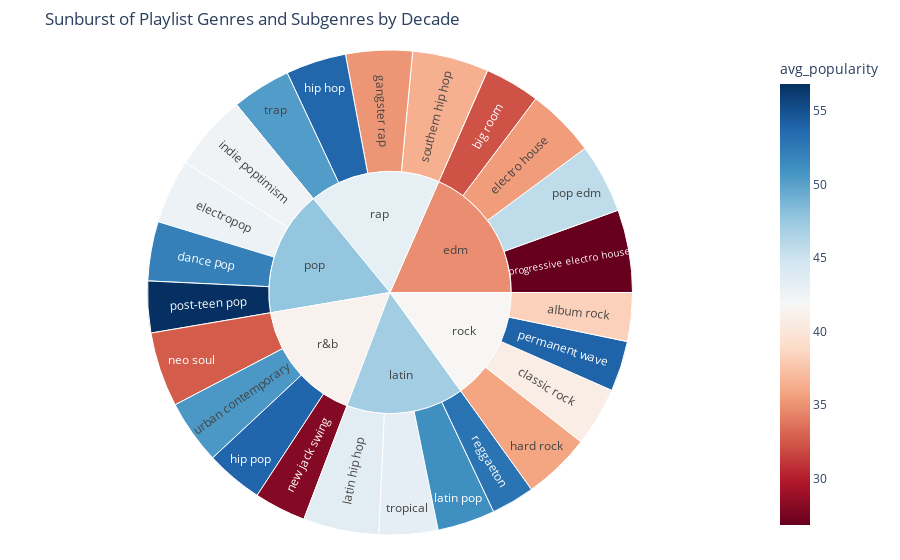

The cell this chart's notebook holds for it:
### Code cell
# sunburst of selecting the songs of different decades (1950-1960, 1961-1970,…) for all->genres->subgenres

fig_sunburst = px.sunburst(
    df,
    path=['playlist_genre', 'playlist_subgenre'],
    values='count',
    color='avg_popularity',
    color_continuous_scale='RdBu',
    title='Sunburst of Playlist Genres and Subgenres by Decade'
)

fig_sunburst.update_layout(margin = dict(t=50, l=25, r=25, b=25))
fig_sunburst.show()

### Figure 1 — Plotly figure (JSON) as saved in the notebook; plotly's stock layout.template omitted (floating-point values rounded to 4 significant figures)
{"data": [{"branchvalues": "total", "customdata": [[38.32], [32.28], [40.81], [52.08], [35.51], [42.73], [35.19], [35.84], [53.77], [53.84], [42.48], [43.48], [51.1], [32.69], [28.03], [54.0], [45.69], [56.83], [26.87], [52.93], [36.47], [50.31], [43.33], [50.52], [34.83], [47.04], [47.74], [41.22], [43.24], [41.73]], "domain": {"x": [0, 1], "y": [0, 1]}, "hovertemplate": "labels=%{label}<br>count=%{value}<br>parent=%{parent}<br>id=%{id}<br>avg_popularity=%{color}<extra></extra>", "ids": ["rock/album rock", "edm/big room", "rock/classic rock", "pop/dance pop", "edm/electro house", "pop/electropop", "rap/gangster rap", "rock/hard rock", "rap/hip hop", "r&b/hip pop", "pop/indie poptimism", "latin/latin hip hop", "latin/latin pop", "r&b/neo soul", "r&b/new jack swing", "rock/permanent wave", "edm/pop edm", "pop/post-teen pop", "edm/progressive electro house", "latin/reggaeton", "rap/southern hip hop", "rap/trap", "latin/tropical", "r&b/urban contemporary", "edm", "latin", "pop", "r&b", "rap", "rock"], "labels": ["album rock", "big room", "classic rock", "dance pop", "electro house", "electropop", "gangster rap", "hard rock", "hip hop", "hip pop", "indie poptimism", "latin hip hop", "latin pop", "neo soul", "new jack swing", "permanent wave", "pop edm", "post-teen pop", "progressive electro house", "reggaeton", "southern hip hop", "trap", "tropical", "urban contemporary", "edm", "latin", "pop", "r&b", "rap", "rock"], "marker": {"coloraxis": "coloraxis", "colors": [38.32, 32.28, 40.81, 52.08, 35.51, 42.73, 35.19, 35.84, 53.77, 53.84, 42.48, 43.48, 51.1, 32.69, 28.03, 54.0, 45.69, 56.83, 26.87, 52.93, 36.47, 50.31, 43.33, 50.52, 34.83, 47.04, 47.74, 41.22, 43.24, 41.73]}, "name": "", "parents": ["rock", "edm", "rock", "pop", "edm", "pop", "rap", "rock", "rap", "r&b", "pop", "latin", "latin", "r&b", "r&b", "rock", "edm", "pop", "edm", "latin", "rap", "rap", "latin", "r&b", "", "", "", "", "", ""], "type": "sunburst", "values": [1065, 1206, 1296, 1298, 1511, 1408, 1456, 1485, 1322, 1256, 1672, 1655, 1262, 1637, 1133, 1105, 1517, 1129, 1809, 948, 1674, 1291, 1288, 1405, 6043, 5153, 5507, 5431, 5743, 4951]}], "layout": {"coloraxis": {"colorbar": {"title": {"text": "avg_popularity"}}, "colorscale": [[0, "rgb(103,0,31)"], [0.1, "rgb(178,24,43)"], [0.2, "rgb(214,96,77)"], [0.3, "rgb(244,165,130)"], [0.4, "rgb(253,219,199)"], [0.5, "rgb(247,247,247)"], [0.6, "rgb(209,229,240)"], [0.7, "rgb(146,197,222)"], [0.8, "rgb(67,147,195)"], [0.9, "rgb(33,102,172)"], [1, "rgb(5,48,97)"]]}, "legend": {"tracegroupgap": 0}, "margin": {"b": 25, "l": 25, "r": 25, "t": 50}, "title": {"text": "Sunburst of Playlist Genres and Subgenres by Decade"}}}
